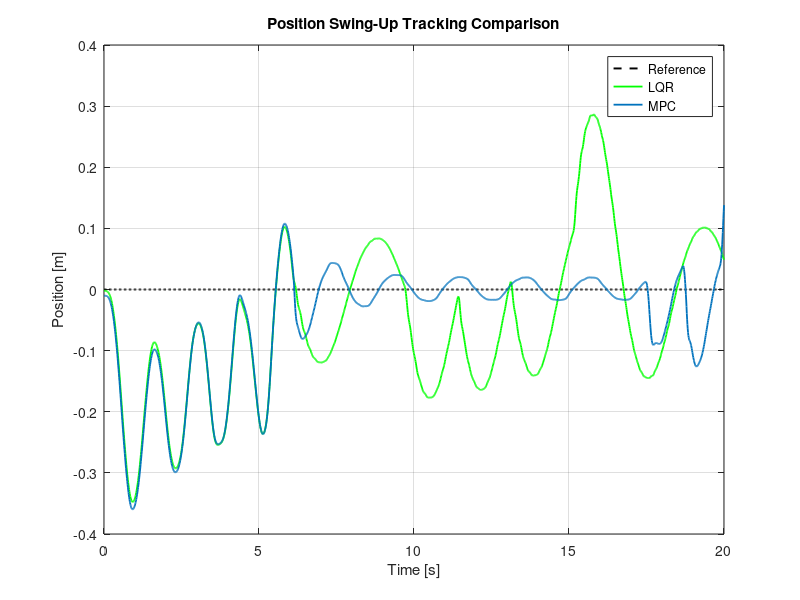
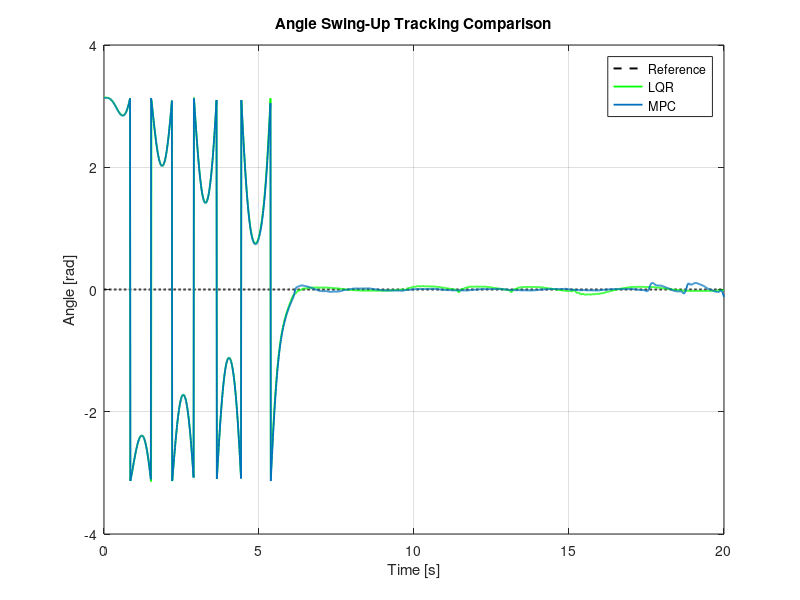

Recreate these plots in MATLAB, in order.
%% LQR vs MPC Swing-Up Tracking Comparison
clear; clc; close all;

%% Load position data
lqrData = load('lqrPositionCompSwingUp.mat');
mpcData = load('mpcPositionCompSwingUp.mat');

lqrName = fieldnames(lqrData);
mpcName = fieldnames(mpcData);

lqr = lqrData.(lqrName{1});
mpc = mpcData.(mpcName{1});

t_lqr = lqr.time;
t_mpc = mpc.time;

pos_ref = squeeze(lqr.signals(2).values);
pos_lqr = squeeze(lqr.signals(1).values);
pos_mpc = squeeze(mpc.signals(2).values);

%% Load angle data
lqrData = load('lqrAngleCompSwingUp.mat');
mpcData = load('mpcAngleCompSwingUp.mat');

lqrName = fieldnames(lqrData);
mpcName = fieldnames(mpcData);

lqr = lqrData.(lqrName{1});
mpc = mpcData.(mpcName{1});

t_ang_lqr = lqr.time;
t_ang_mpc = mpc.time;

ang_ref = squeeze(lqr.signals(2).values);
ang_lqr = squeeze(lqr.signals(1).values);
ang_mpc = squeeze(mpc.signals(2).values);

%% Figure 1 - Position comparison
figure;
plot(t_lqr,pos_ref,'k--','LineWidth',1.4); hold on
plot(t_lqr,pos_lqr,'g','LineWidth',1.3)
plot(t_mpc,pos_mpc,'LineWidth',1.3)
grid on
xlabel('Time [s]')
ylabel('Position [m]')
title('Position Swing-Up Tracking Comparison')
legend('Reference','LQR','MPC','Location','best')

%% Figure 2 - Angle comparison
figure;
plot(t_ang_lqr,ang_ref,'k--','LineWidth',1.4); hold on
plot(t_ang_lqr,ang_lqr,'g','LineWidth',1.3)
plot(t_ang_mpc,ang_mpc,'LineWidth',1.3)
grid on
xlabel('Time [s]')
ylabel('Angle [rad]')
title('Angle Swing-Up Tracking Comparison')
legend('Reference','LQR','MPC','Location','best')
